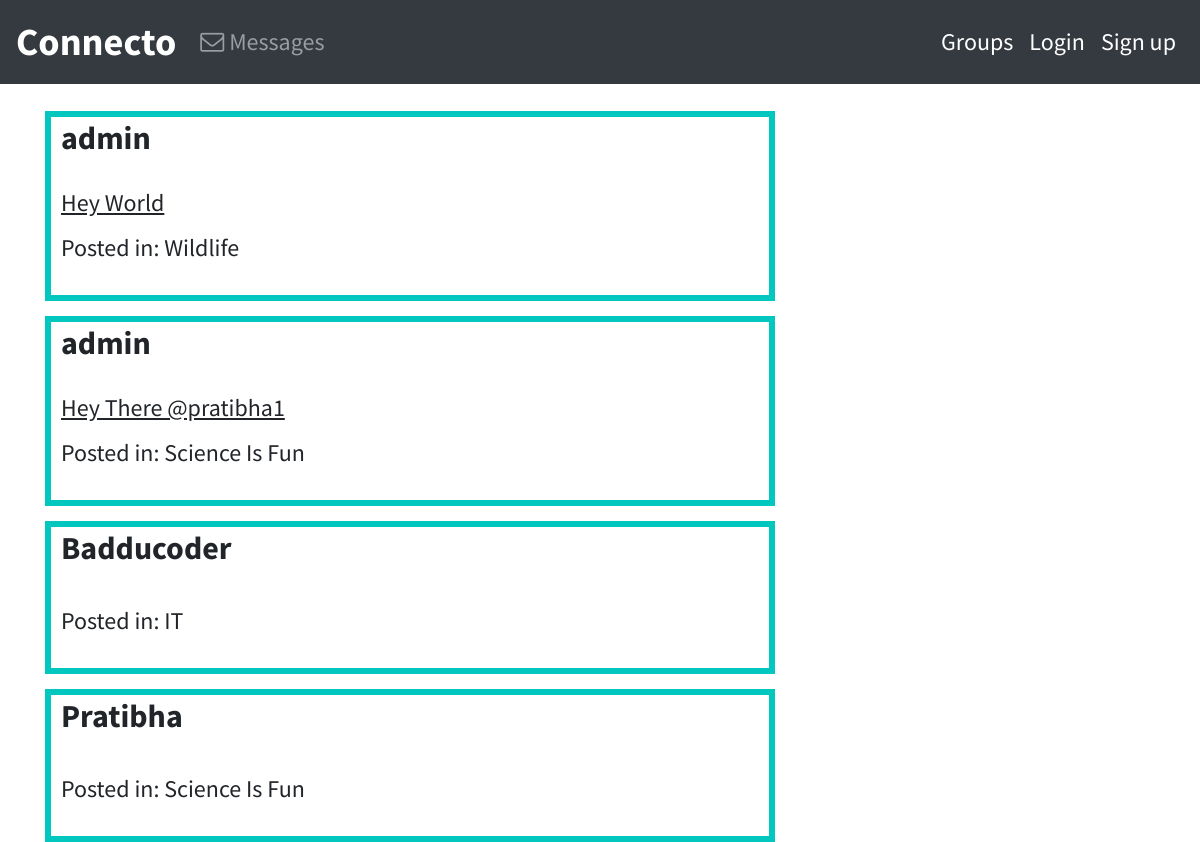
/posts/, run on an earlier commit of the app's database.
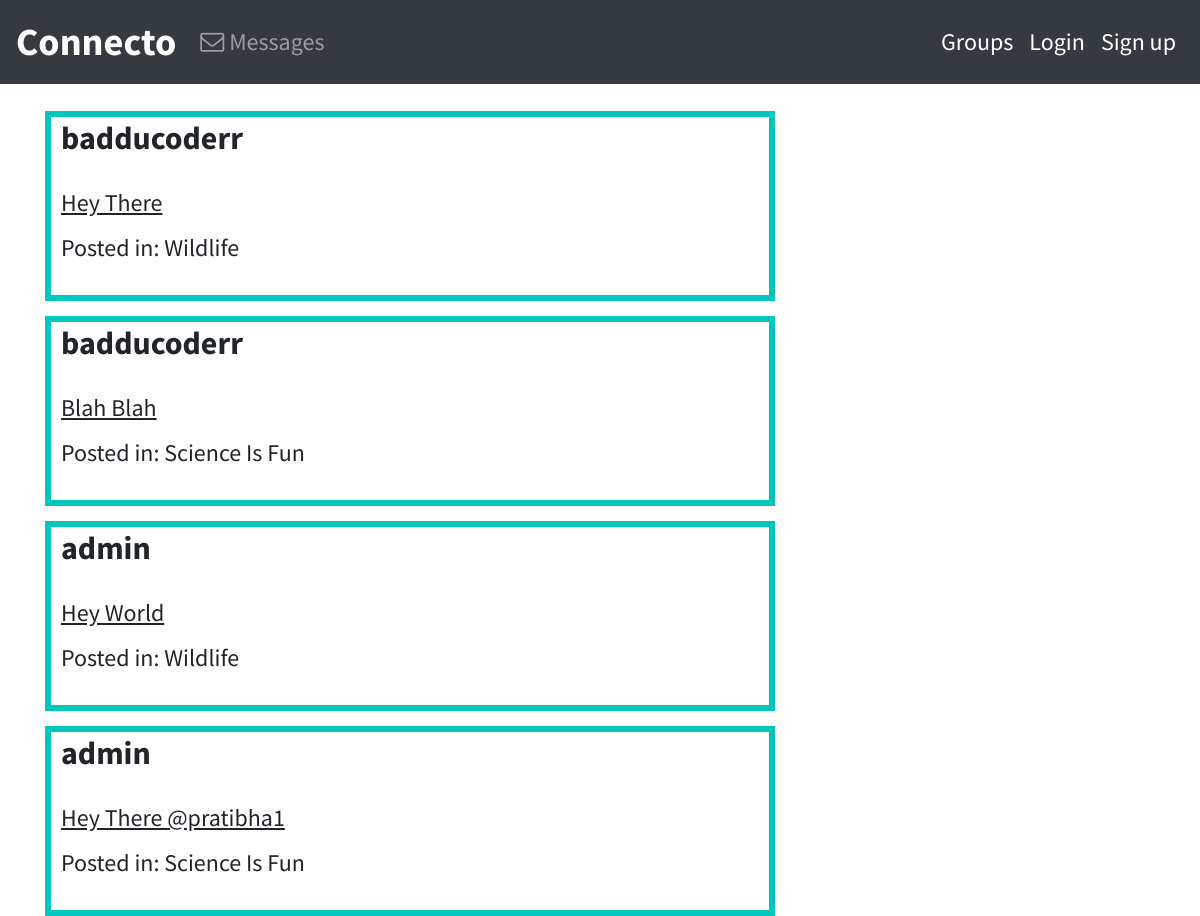
And on a later commit of the database.
### posts/models.py (models this page shows, shortened)
class Post(models.Model):
    user=models.ForeignKey(User,related_name='posts',on_delete=models.CASCADE)
    message=models.TextField()
    message_html=models.TextField(editable=False)
    created_at=models.DateTimeField(auto_now=True)
    group=models.ForeignKey(Group,related_name='posts',null=True,blank=True,on_delete=models.CASCADE)
    class Meta:
        ordering =['-created_at']
        unique_together=['user','message']

### groups/models.py (models this page shows, shortened)
class Group(models.Model):
    name=models.CharField(max_length=250,unique=True)
    slug=models.SlugField(allow_unicode=True,unique=True)
    description=models.TextField(blank=True,default='')
    description_html=models.TextField(editable=False,default='',blank=True)
    members=models.ManyToManyField(User,through="Groupmember")
    class Meta:
        ordering =['name']

### posts/views.py (the view)
# urls.py: path('',PostList.as_view(),name='all'),
class PostList(SelectRelatedMixin,ListView):
    model=Post
    select_related=('user','group')
    def get_queryset(self):
        queryset = Post.objects.all()
        return queryset

### posts/templates/posts/post_list.html
{% extends "posts/post_base.html" %}
{% block post_content %}
<div class="col-md-8">
	{% for post in post_list %}
  {% include "posts/_post.html" %}
	{% endfor %}
</div>
{% endblock %}

### posts/templates/posts/_post.html (shortened to what this page needs)
<div class="post-media">
    <h2><b>{{post.user.username}}</b></h2>
    <br>
        <div class="media-body">
            <h4> <U>{{post.message_html|safe}}</U></h4>
                {% if post.group %}
                    <h4>  Posted in: {{post.group.name}}</h4>
                    <br>
                {% endif %}
        </div>
    </div>

What changed in the data, as far as the page shows it:
removed Post: user.username "Badducoder", group.name "IT"
removed Post: user.username "Pratibha", group.name "Science Is Fun"
added Post: user.username "badducoderr", message_html "Hey There", group.name "Wildlife"
added Post: user.username "badducoderr", message_html "Blah Blah", group.name "Science Is Fun"
